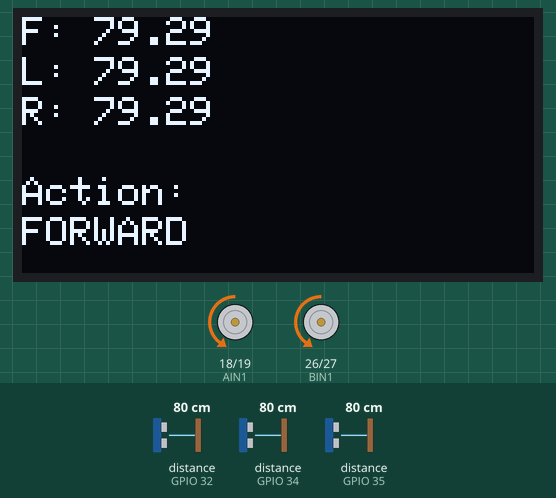
This sketch was run on a simulated ESP32. Shown: 128×64 one-colour display, motor-driver pin pairs drawn as motors (green arrow = first pin HIGH = forward, orange = second pin HIGH = backward, longer = more drive, scaled by the enable pin). Wiring (inferred from the names in the program): 3 × ultrasonic range finder: trigger GPIO 4, echo GPIO 32 / trigger GPIO 5, echo GPIO 34 / trigger GPIO 13, echo GPIO 35. Inputs (shaded band) come from the test bench; at power-on: distance to the obstacle (sensors on GPIO 34, GPIO 32, GPIO 35) 80 cm. The echo pulse lasts 58.3 µs per cm; what the sketch prints to the serial monitor is not drawn.

Above: at 1.2 s.
1.3 s: distance to the obstacle (sensor on GPIO 34) set to 22 cm
At 2.5 s:
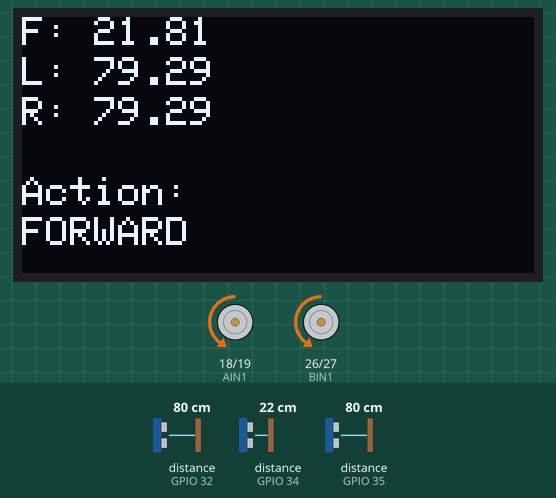
2.8 s: distance to the obstacle (sensor on GPIO 34) set to 18 cm
At 4.2 s:
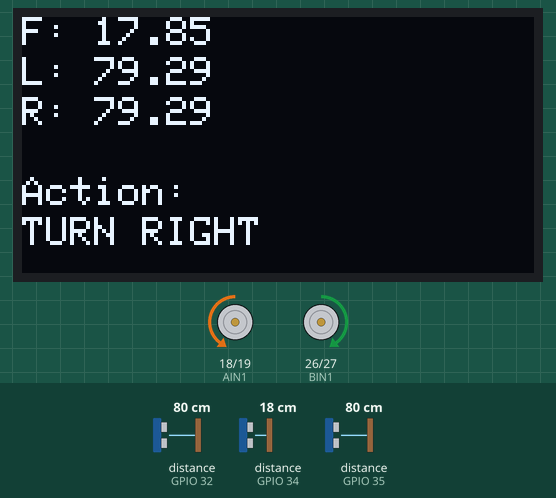
5.0 s: distance to the obstacle (sensor on GPIO 32) set to 2 cm
At 6.2 s:
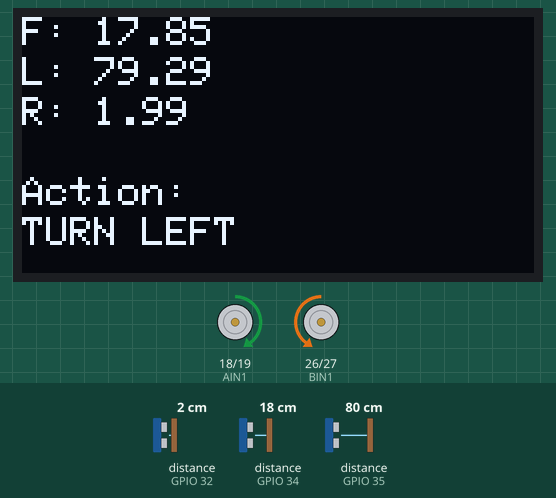
7.4 s: distance to the obstacle (sensor on GPIO 34) set to 35 cm
At 8.7 s:
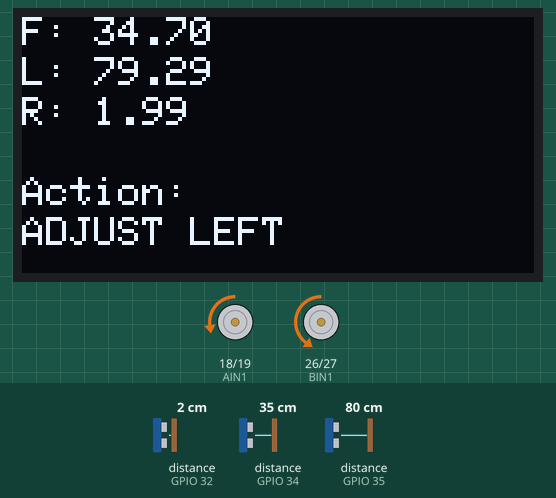
9.5 s: distance to the obstacle (sensor on GPIO 35) set to 17 cm
At 10.2 s:
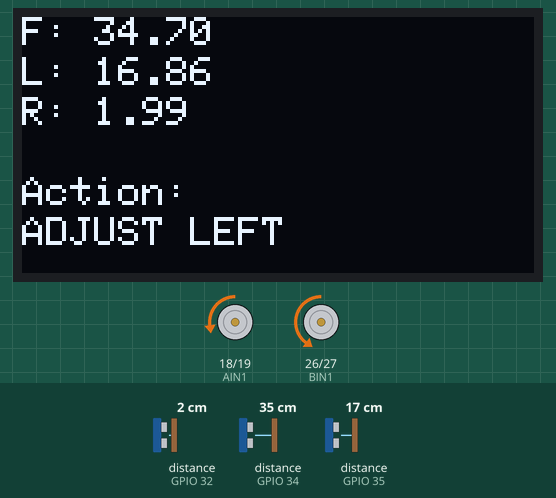
11.1 s: distance to the obstacle (sensor on GPIO 35) set to 14 cm
At 12.6 s:
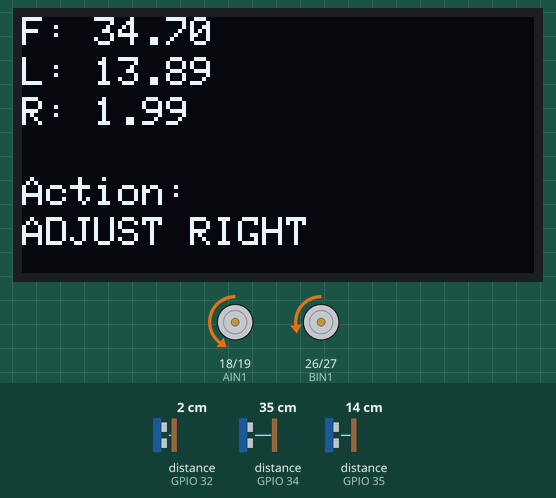
Timing chart, 0 to 13.6 s (numbered marks = the images above; inputs shaded):
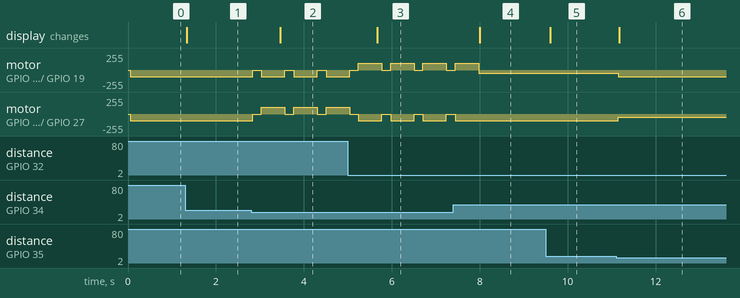

Measured:
- the behaviour switches between 21 and 20 cm on distance to the obstacle (sensor on GPIO 34) (found by bisection; images 1 and 2)
- the behaviour switches between 16 and 15 cm on distance to the obstacle (sensor on GPIO 35) (found by bisection; images 5 and 6)
- after the input at 1.3 s, the display: changes at once (image 1)
- after the input at 2.8 s, motor on GPIO 18 (AIN1) / GPIO 19 (AIN2): alternates backward 100/255 for 0.54 s and stopped for 0.20 s, starting at once; motor on GPIO 26 (BIN1) / GPIO 27 (BIN2): alternates forward 100/255 for 0.54 s and stopped for 0.20 s, starting at once; the display: changes after 0.66 s (image 2)
- after the input at 5.0 s, the display: changes after 0.67 s (image 3)
- after the input at 7.4 s, motor on GPIO 26 (BIN1) / GPIO 27 (BIN2): goes on until 7.4 s, then stays backward 100/255; the display: changes after 0.60 s (image 4)
- after the input at 9.5 s, the display: changes after 0.11 s (image 5)
- after the input at 11.1 s, motor on GPIO 18 (AIN1) / GPIO 19 (AIN2): backward 50/255 → backward 100/255 after 0.05 s; motor on GPIO 26 (BIN1) / GPIO 27 (BIN2): backward 100/255 → backward 50/255 after 0.05 s; the display: changes after 0.07 s (image 6)

The sketch:

phase2_obstacle_avoidance.ino
```cpp
/**
 * Kanda Robot — Phase 2 / Phase 3 Firmware
 *
 * Hardware:
 *   - ESP32 (Arduino core v3+)
 *   - TB6612FNG dual motor driver
 *   - 3x HC-SR04 ultrasonic sensors (with voltage dividers on ECHO pins)
 *   - SSD1306 OLED (128x64, I2C)
 *
 * Operating modes (selected automatically):
 *   AI_MODE   — Raspberry Pi sends {"action":"...","speed":N} JSON over Serial
 *               ESP32 executes the command; falls back to rule-based if Pi goes silent
 *   AUTO_MODE — Standalone rule-based obstacle avoidance (Phase 2 behaviour)
 *
 * Mode switches automatically:
 *   - A valid JSON line received  → AI_MODE
 *   - No JSON for AI_TIMEOUT_MS   → back to AUTO_MODE
 */

#include <Wire.h>
#include <Adafruit_GFX.h>
#include <Adafruit_SSD1306.h>
#include <ArduinoJson.h>

// ─── OLED ────────────────────────────────────────────────────────────────────
#define SCREEN_WIDTH 128
#define SCREEN_HEIGHT 64
Adafruit_SSD1306 display(SCREEN_WIDTH, SCREEN_HEIGHT, &Wire, -1);

// ─── ULTRASONIC SENSORS ───────────────────────────────────────────────────────
//   ECHO pins use 1kΩ + 1kΩ voltage divider → ~2.5V (safe for ESP32)
#define TRIG_F 5
#define ECHO_F 34

#define TRIG_L 13
#define ECHO_L 35

#define TRIG_R 4
#define ECHO_R 32

// ─── MOTOR DRIVER (TB6612FNG) ─────────────────────────────────────────────────
#define AIN1 18
#define AIN2 19
#define PWMA 23

#define BIN1 26
#define BIN2 27
#define PWMB 14

// ─── TUNING ───────────────────────────────────────────────────────────────────
int speedVal      = 100;   // 0–255 (8-bit PWM)
#define OBSTACLE_DIST 20   // cm — hard stop + turn
#define WALL_DIST     15   // cm — soft correction

// ─── AI MODE ──────────────────────────────────────────────────────────────────
#define AI_TIMEOUT_MS 5000   // ms of silence before falling back to AUTO_MODE

enum RobotMode { AUTO_MODE, AI_MODE };
RobotMode currentMode = AUTO_MODE;
unsigned long lastAiCommandMs = 0;

// ─────────────────────────────────────────────────────────────────────────────
// SENSOR
// ─────────────────────────────────────────────────────────────────────────────

float readDistance(int trig, int echo) {
  digitalWrite(trig, LOW);
  delayMicroseconds(2);
  digitalWrite(trig, HIGH);
  delayMicroseconds(10);
  digitalWrite(trig, LOW);

  long duration = pulseIn(echo, HIGH, 30000);
  if (duration == 0) return -1;
  return duration * 0.034 / 2;
}

// ─────────────────────────────────────────────────────────────────────────────
// MOTOR PRIMITIVES
// ─────────────────────────────────────────────────────────────────────────────

void setSpeed(int spd) {
  ledcWrite(PWMA, spd);
  ledcWrite(PWMB, spd);
}

// Direction is code-corrected (AIN/BIN logic swapped to match physical wiring).
// If robot still goes wrong way after flashing, swap AO1↔AO2 or BO1↔BO2 on the driver.

void forward() {
  digitalWrite(AIN1, LOW);
  digitalWrite(AIN2, HIGH);
  digitalWrite(BIN1, LOW);
  digitalWrite(BIN2, HIGH);
}

void backward() {
  digitalWrite(AIN1, HIGH);
  digitalWrite(AIN2, LOW);
  digitalWrite(BIN1, HIGH);
  digitalWrite(BIN2, LOW);
}

void left() {
  digitalWrite(AIN1, HIGH);
  digitalWrite(AIN2, LOW);
  digitalWrite(BIN1, LOW);
  digitalWrite(BIN2, HIGH);
}

void right() {
  digitalWrite(AIN1, LOW);
  digitalWrite(AIN2, HIGH);
  digitalWrite(BIN1, HIGH);
  digitalWrite(BIN2, LOW);
}

void slightLeft() {
  ledcWrite(PWMA, speedVal * 0.5);
  ledcWrite(PWMB, speedVal);
  forward();
}

void slightRight() {
  ledcWrite(PWMA, speedVal);
  ledcWrite(PWMB, speedVal * 0.5);
  forward();
}

void stopMotors() {
  digitalWrite(AIN1, LOW);
  digitalWrite(AIN2, LOW);
  digitalWrite(BIN1, LOW);
  digitalWrite(BIN2, LOW);
}

// ─────────────────────────────────────────────────────────────────────────────
// AI COMMAND EXECUTOR
// ─────────────────────────────────────────────────────────────────────────────

// Execute a movement command received from the Raspberry Pi AI layer.
// Expected JSON: {"action": "forward", "speed": 150}
bool executeAiCommand(const String& jsonLine) {
  StaticJsonDocument<128> doc;
  DeserializationError err = deserializeJson(doc, jsonLine);
  if (err) {
    Serial.print("JSON parse error: ");
    Serial.println(err.c_str());
    return false;
  }

  const char* action = doc["action"] | "stop";
  int spd = doc["speed"] | speedVal;
  spd = constrain(spd, 0, 255);

  setSpeed(spd);

  if      (strcmp(action, "forward")      == 0) { forward();     }
  else if (strcmp(action, "backward")     == 0) { backward();    }
  else if (strcmp(action, "left")         == 0) { left();        }
  else if (strcmp(action, "right")        == 0) { right();       }
  else if (strcmp(action, "slight_left")  == 0) { slightLeft();  }
  else if (strcmp(action, "slight_right") == 0) { slightRight(); }
  else                                           { stopMotors();  }

  return true;
}

// Send sensor readings back to the Raspberry Pi as a telemetry line.
void sendTelemetry(float dF, float dL, float dR, const String& decision) {
  Serial.print("F:"); Serial.print(dF);
  Serial.print(" L:"); Serial.print(dL);
  Serial.print(" R:"); Serial.print(dR);
  Serial.print(" -> "); Serial.println(decision);
}

// ─────────────────────────────────────────────────────────────────────────────
// DISPLAY
// ─────────────────────────────────────────────────────────────────────────────

void updateOLED(float dF, float dL, float dR, const String& decision) {
  display.clearDisplay();
  display.setTextSize(1);

  display.setCursor(0, 0);  display.print("F: "); display.print(dF);
  display.setCursor(0, 10); display.print("L: "); display.print(dL);
  display.setCursor(0, 20); display.print("R: "); display.print(dR);
  display.setCursor(0, 40); display.print("Action:");
  display.setCursor(0, 50); display.print(decision);

  display.display();
}

// ─────────────────────────────────────────────────────────────────────────────
// SETUP
// ─────────────────────────────────────────────────────────────────────────────

void setup() {
  Serial.begin(115200);

  Wire.begin(21, 22);

  if (!display.begin(SSD1306_SWITCHCAPVCC, 0x3C)) {
    Serial.println("OLED init failed");
    while (1);
  }
  display.setTextColor(WHITE);

  // Ultrasonic pins
  pinMode(TRIG_F, OUTPUT); pinMode(ECHO_F, INPUT);
  pinMode(TRIG_L, OUTPUT); pinMode(ECHO_L, INPUT);
  pinMode(TRIG_R, OUTPUT); pinMode(ECHO_R, INPUT);

  // Motor direction pins
  pinMode(AIN1, OUTPUT); pinMode(AIN2, OUTPUT);
  pinMode(BIN1, OUTPUT); pinMode(BIN2, OUTPUT);

  // PWM channels (ESP32 Arduino core v3+)
  ledcAttach(PWMA, 1000, 8);
  ledcAttach(PWMB, 1000, 8);

  setSpeed(speedVal);
}

// ─────────────────────────────────────────────────────────────────────────────
// MAIN LOOP  —  Dual-mode: AI_MODE (Pi controls) / AUTO_MODE (rule-based)
// ─────────────────────────────────────────────────────────────────────────────

void loop() {
  // ── Always read sensors (needed for telemetry + AUTO_MODE decisions) ────────
  float dF = readDistance(TRIG_F, ECHO_F);
  float dL = readDistance(TRIG_L, ECHO_L);
  float dR = readDistance(TRIG_R, ECHO_R);

  // ── Check for incoming JSON command from Raspberry Pi ───────────────────────
  if (Serial.available()) {
    String incoming = Serial.readStringUntil('\n');
    incoming.trim();
    if (incoming.length() > 0 && incoming.startsWith("{")) {
      if (executeAiCommand(incoming)) {
        currentMode      = AI_MODE;
        lastAiCommandMs  = millis();

        // Extract action label for OLED from the JSON
        StaticJsonDocument<128> doc;
        deserializeJson(doc, incoming);
        String action = doc["action"] | "AI";
        action.toUpperCase();
        updateOLED(dF, dL, dR, "AI:" + action);
        sendTelemetry(dF, dL, dR, "AI:" + action);
        delay(100);
        return;   // command handled — skip AUTO_MODE logic this cycle
      }
    }
  }

  // ── Timeout: fall back to AUTO_MODE if Pi goes silent ──────────────────────
  if (currentMode == AI_MODE && (millis() - lastAiCommandMs > AI_TIMEOUT_MS)) {
    currentMode = AUTO_MODE;
    Serial.println("AI timeout — switching to AUTO_MODE");
  }

  // ── AUTO_MODE: rule-based obstacle avoidance (Phase 2 behaviour) ────────────
  String decision = "FORWARD";

  if (dF > 0 && dF < OBSTACLE_DIST) {
    stopMotors();
    delay(200);

    if (dL > dR) {
      decision = "TURN LEFT";
      left();
    } else {
      decision = "TURN RIGHT";
      right();
    }

    delay(400);
    setSpeed(speedVal);

  } else {
    if (dL < WALL_DIST) {
      decision = "ADJUST RIGHT";
      slightRight();
    } else if (dR < WALL_DIST) {
      decision = "ADJUST LEFT";
      slightLeft();
    } else {
      decision = "FORWARD";
      setSpeed(speedVal);
      forward();
    }
  }

  updateOLED(dF, dL, dR, decision);
  sendTelemetry(dF, dL, dR, decision);
  delay(100);
}
```
